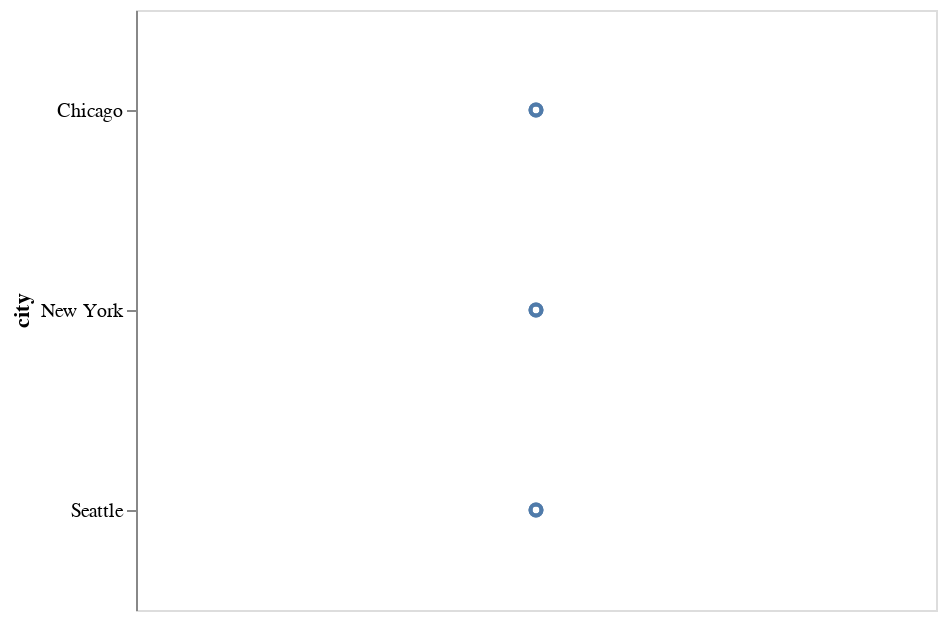

The notebook cell this image was saved under:
### Markdown cell above
Aquí el renderizado consiste en un punto por fila en el conjunto de datos, todos trazados uno encima del otro, ya que aún no hemos especificado posiciones para estos puntos.

Para separar visualmente los puntos, podemos asignar varios *canales de codificación (encoding channels)*, o *canales (channels)* para abreviar, a campos en el conjunto de datos. Por ejemplo, podríamos *codificar (encode)* el campo `city` de los datos utilizando el canal `y`, que representa la posición de los puntos en el eje y. Para especificar esto, usamos el método `encode`:

### Code cell
alt.Chart(df).mark_point().encode(
  y='city',
)

### Figure 1 — Vega-Lite specification as saved in the notebook (floating-point values rounded to 4 significant figures)
{"$schema": "https://vega.github.io/schema/vega-lite/v2.6.0.json", "config": {"view": {"height": 300, "width": 400}}, "data": {"name": "data-fdfbb22e8e0e89f6556d8a3b434b0c97"}, "datasets": {"data-fdfbb22e8e0e89f6556d8a3b434b0c97": [{"city": "Seattle", "month": "Apr", "precip": 2.68}, {"city": "Seattle", "month": "Aug", "precip": 0.87}, {"city": "Seattle", "month": "Dec", "precip": 5.31}, {"city": "New York", "month": "Apr", "precip": 3.94}, {"city": "New York", "month": "Aug", "precip": 4.13}, {"city": "New York", "month": "Dec", "precip": 3.58}, {"city": "Chicago", "month": "Apr", "precip": 3.62}, {"city": "Chicago", "month": "Aug", "precip": 3.98}, {"city": "Chicago", "month": "Dec", "precip": 2.56}]}, "encoding": {"y": {"field": "city", "type": "nominal"}}, "mark": "point"}
